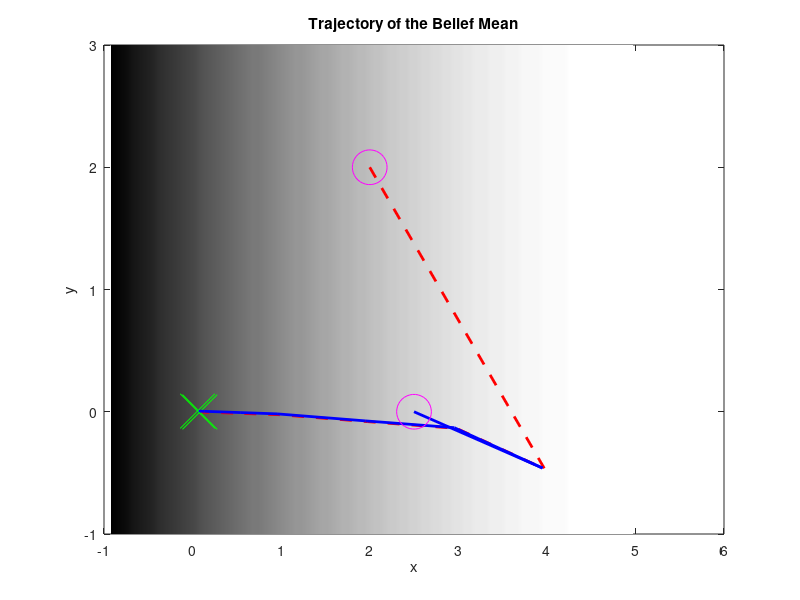

This chart was generated by the following MATLAB code: (Note: this script raises an error after producing the figure.)
clear
close
clc

traj = importdata('test1.mat');
traj_true = importdata('test1_true_traj.mat');

X = traj(1,:);
Y = traj(2,:);
X2 = traj_true(1,:);
Y2 = traj_true(2,:);

figure(1);clf;
X_plot = linspace(min(X)-1,max(X)+1);
% Y_plot = linspace(min(Y)-1,max(Y)+1);
Y_plot = linspace(-1,3);
C = ones(length(Y_plot),length(X_plot));

for i=1:size(C,1)
    for j=1:size(C,2)
        C(i,j) = -0.5*(5-X_plot(j))^2;
    end
end
pcolor(X_plot,Y_plot,C);
colormap(gray);
shading flat
shading interp
axis([-1,6,-1,3])
hold on

% %% Normal Plot
% figure(3);
% hold on

plot(traj(1,:),traj(2,:),'r--','LineWidth',2);
% scatter(X,Y);
% plot(traj(1,1),traj(2,1),'mo', 'markers',12);
plot(traj(1,1),traj(2,1),'mo', 'markers',25);
plot(traj(1,end),traj(2,end),'gx','markers',25);

plot(traj_true(1,:),traj_true(2,:),'b-','LineWidth',2);
plot(traj_true(1,1),traj_true(2,1),'mo', 'markers',25);
plot(traj_true(1,end),traj_true(2,end),'gx','markers',25);

title('Trajectory of the Belief Mean')
xlabel('x')
ylabel('y')

hold off

%%


%% Smooth Trajectory
figure(2)
% polyfit_y = polyfit(X,Y,8);
% fit_y = polyval(polyfit_y,X);

xx = smooth(X,0.1,'loess');
yy = spline(X,Y,xx);
% yy = smooth(Y,0.1,'loess');
plot(xx,yy,'r-','LineWidth',2);
hold on
% plot(xx,yy,'r');
scatter(xx,yy);
plot(traj(1,1),traj(2,1),'mo');
plot(traj(1,end),traj(2,end),'bx');
hold off




%%%%%%%%%%%%%%%%%%%%%%%%%%%%%%%%%%%%%% Experimentation %%%%%%%%%%%%%%%%%
% figure(1);clf;
% Im = zeros(length(Y),length(X));
% 
% for i=1:size(Im,1)
%     for j=1:size(Im,2)
%         Im(i,j) = 0.5*(5-X(j)) - 3;
%     end
% end
% 
% X_scaled = X*(size(Im,2)/(max(X)-min(X)));
% Y_scaled = Y*(size(Im,1)/(max(Y)-min(Y)));
% 
% figure(1)
% imshow(Im)
% % hold on
% 
% %Making X and Y of the same length
% if (length(X_scaled) > length(Y_scaled))
%    Y_scaled = interp1(linspace(1,length(Y_scaled),length(Y_scaled)),Y_scaled,X_scaled,'pchip');
%     
% elseif (length(Y_scaled) > length(X_scaled))
%     X_scaled = interp1(linspace(1,length(X_scaled),length(X_scaled)),X_scaled,Y_scaled,'pchip');
% end
% 
% % plot(traj(1,:),traj(2,:),'r');
% % plot(traj(1,t_f+1),traj(2,t_f+1),'bx');
% figure(2);
% plot(X_scaled,Y_scaled,'r');
% hold on
% plot(X_scaled(1),Y_scaled(1),'mo');
% plot(X_scaled(t_f+1),Y_scaled(t_f+1),'bx');
% hold off